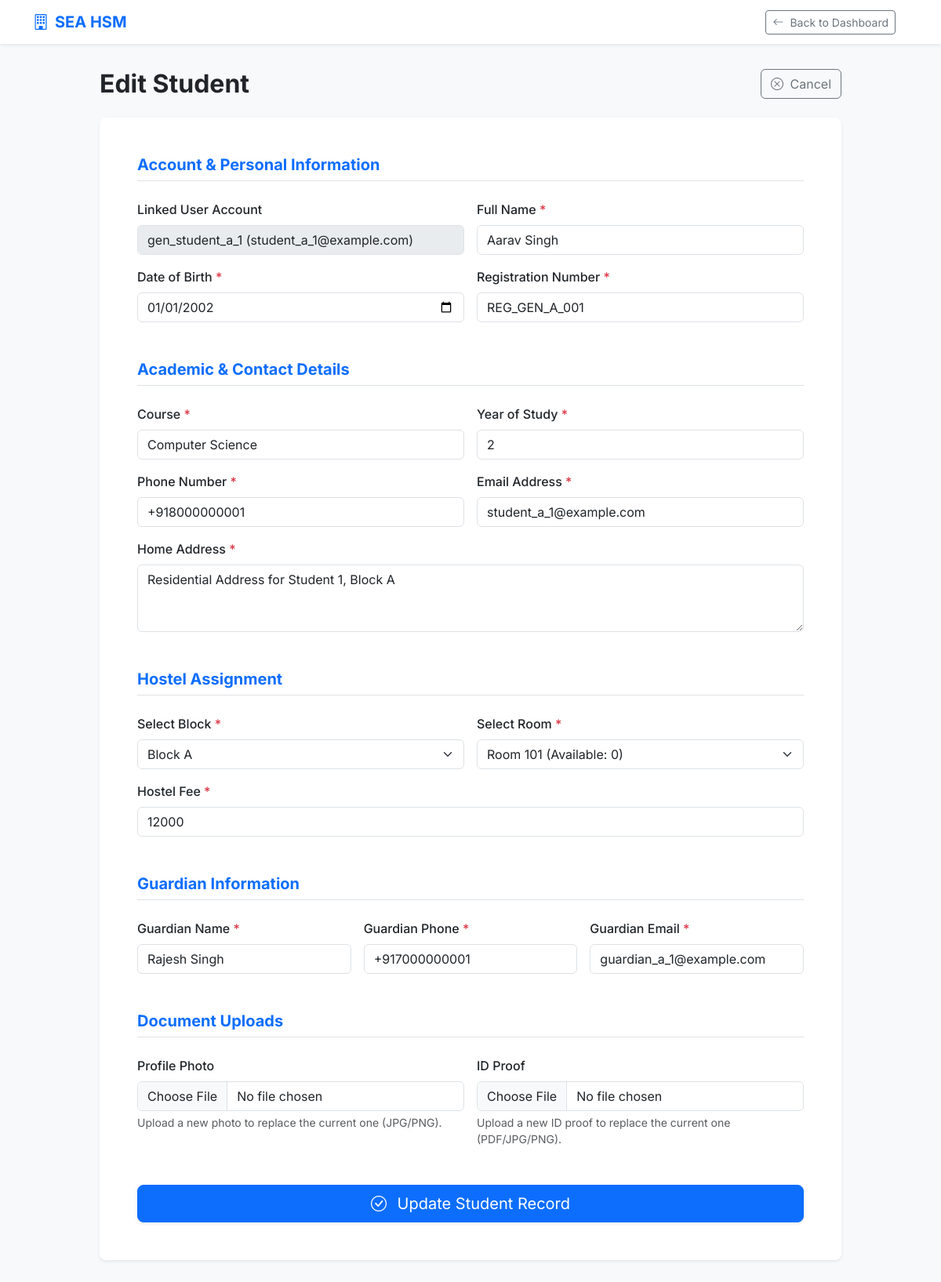
Screenshot of /student/edit_student/159/ (signed in) with the database file from the repository.
### student/models.py (models this page shows, shortened)
class Student(models.Model):
    user = models.OneToOneField(UserList, on_delete=models.CASCADE)
    name = models.CharField(max_length=30)
    reg_number=models.CharField(max_length=25, unique=True)
    dob = models.DateField("Date of Birth")
    course = models.CharField(max_length=20)
    year = models.IntegerField()
    hostel_fee = models.IntegerField()
    phone = models.CharField(max_length=15,default='+91')
    email = models.EmailField()
    home_address = models.TextField()
    guardian_name = models.CharField(max_length=30)
    guardian_phone = models.CharField(max_length=15,default='+91')
    guardian_email = models.EmailField()
    room = models.ForeignKey(Room, on_delete=models.SET_NULL, null=True)
    photo = models.ImageField(upload_to='students_photo/')
    id_proof = models.FileField(upload_to='id_proof/')

### accounts/models.py (models this page shows, shortened)
class UserList(AbstractUser):
    ROLE_CHOICES = (
        ('Admin','Admin'),
        ('Warden','Warden'),
        ('Staff','Staff'),
        ('Student','Student'),
    )
    role = models.CharField(max_length=20, choices=ROLE_CHOICES)
    plain_password = models.CharField(max_length=128, null=True, blank=True)

### student/views.py (the view, shortened to what this page needs)
# urls.py: path('edit_student/<int:id>/',views.edit_student,name='edit_student'),
@role_required("Admin")
def edit_student(request,id):
    student = get_object_or_404(Student, id=id)
    return render(request,'edit_student.html',{'student':student, 'rooms':Room.objects.all()})

### room/models.py (called while the page is built)
    @property
    def available_space(self):
        return self.capacity - self.student_set.count()

### student/templates/edit_student.html (shortened to what this page needs)
{% extends 'base.html' %}
{% block content %}
<div class="row justify-content-center">
    <div class="col-lg-10">
        <div class="d-flex justify-content-between align-items-center mb-4">
            <h2 class="fw-bold text-dark mb-0">Edit Student</h2>
            <a href="{% url 'student_list' %}" class="btn btn-outline-secondary">
                <i class="bi bi-x-circle me-1"></i> Cancel
            </a>
        </div>
        <div class="card border-0 shadow-sm rounded-3">
            <div class="card-body p-4 p-md-5">
                <form action="{% url 'edit_student' student.id %}" method="post" enctype="multipart/form-data">
                    <h5 class="fw-bold mb-4 text-primary border-bottom pb-2">Account & Personal Information</h5>
                    <div class="row g-3 mb-4">
                        <div class="col-md-6">
                            <label for="user" class="form-label fw-medium">Linked User Account</label>
                            <input type="text" class="form-control" value="{{ student.user.username }} ({{ student.user.email }})" disabled>
                        </div>
                        <div class="col-md-6">
                            <label for="name" class="form-label fw-medium">Full Name <span class="text-danger">*</span></label>
                            <input type="text" class="form-control" id="name" name="name" required value="{{ student.name }}">
                        </div>
                        <div class="col-md-6">
                            <label for="dob" class="form-label fw-medium">Date of Birth <span class="text-danger">*</span></label>
                            <input type="date" class="form-control" id="dob" name="dob" required value="{{ student.dob|date:'Y-m-d' }}">
                        </div>
                        <div class="col-md-6">
                            <label for="reg_number" class="form-label fw-medium">Registration Number <span class="text-danger">*</span></label>
                            <input type="text" class="form-control" id="reg_number" name="reg_number" required value="{{ student.reg_number }}">
                        </div>
                    </div>
                    <h5 class="fw-bold mb-4 text-primary border-bottom pb-2 mt-5">Academic & Contact Details</h5>
                    <div class="row g-3 mb-4">
                        <div class="col-md-6">
                            <label for="course" class="form-label fw-medium">Course <span class="text-danger">*</span></label>
                            <input type="text" class="form-control" id="course" name="course" required value="{{ student.course }}">
                        </div>
                        <div class="col-md-6">
                            <label for="year" class="form-label fw-medium">Year of Study <span class="text-danger">*</span></label>
                            <input type="number" class="form-control" id="year" name="year" required value="{{ student.year }}">
                        </div>
                        <div class="col-md-6">
                            <label for="phone" class="form-label fw-medium">Phone Number <span class="text-danger">*</span></label>
                            <input type="text" class="form-control" id="phone" name="phone" required value="{{ student.phone }}">
                        </div>
                        <div class="col-md-6">
                            <label for="email" class="form-label fw-medium">Email Address <span class="text-danger">*</span></label>
                            <input type="email" class="form-control" id="email" name="email" required value="{{ student.email }}">
                        </div>
                        <div class="col-12">
                            <label for="home_address" class="form-label fw-medium">Home Address <span class="text-danger">*</span></label>
                            <textarea class="form-control" id="home_address" name="home_address" rows="3" required>{{ student.home_address }}</textarea>
                        </div>
                    </div>
                    <h5 class="fw-bold mb-4 text-primary border-bottom pb-2 mt-5">Hostel Assignment</h5>
                    <div class="row g-3 mb-4">
                        {% regroup rooms|dictsort:"block" by block as block_list %}
                        <div class="col-md-6">
                            <label for="block" class="form-label fw-medium">Select Block <span class="text-danger">*</span></label>
                            <select class="form-select" id="block" required>
                                {% for block in block_list %}
                                <option value="{{ block.grouper }}" {% if student.room and student.room.block == block.grouper %}selected{% endif %}>Block {{ block.grouper }}</option>
                                {% endfor %}
                            </select>
                        </div>
                        <div class="col-md-6">
                            <label for="room" class="form-label fw-medium">Select Room <span class="text-danger">*</span></label>
                            <select class="form-select" id="room" name="room" required>
                                {% for r in rooms %}
                                <option value="{{ r.id }}" data-block="{{ r.block }}" {% if student.room and student.room.id == r.id %}selected{% endif %} {% if student.room and student.room.block == r.block %}style=""{% else %}style="display:none;"{% endif %}>Room {{ r.room_no }} (Available: {{ r.available_space }})</option>
                                {% endfor %}
                            </select>
                        </div>
                        <div class="col-md-12 mt-3">
                            <label for="hostel_fee" class="form-label fw-medium">Hostel Fee <span class="text-danger">*</span></label>
                            <input type="number" class="form-control" id="hostel_fee" name="hostel_fee" step="500" value="{{ student.hostel_fee }}">
                        </div>
                    </div>
                    <h5 class="fw-bold mb-4 text-primary border-bottom pb-2 mt-5">Guardian Information</h5>
                    <div class="row g-3 mb-4">
                        <div class="col-md-4">
                            <label for="guardian_name" class="form-label fw-medium">Guardian Name <span class="text-danger">*</span></label>
                            <input type="text" class="form-control" id="guardian_name" name="guardian_name" required value="{{ student.guardian_name }}">
                        </div>
                        <div class="col-md-4">
                            <label for="guardian_phone" class="form-label fw-medium">Guardian Phone <span class="text-danger">*</span></label>
                            <input type="text" class="form-control" id="guardian_phone" name="guardian_phone" required value="{{ student.guardian_phone }}">
                        </div>
                        <div class="col-md-4">
                            <label for="guardian_email" class="form-label fw-medium">Guardian Email <span class="text-danger">*</span></label>
                            <input type="email" class="form-control" id="guardian_email" name="guardian_email" required value="{{ student.guardian_email }}">
                        </div>
                    </div>
                    <h5 class="fw-bold mb-4 text-primary border-bottom pb-2 mt-5">Document Uploads</h5>
                    <div class="row g-3 mb-4">
                        <div class="col-md-6">
                            <label for="photo" class="form-label fw-medium">Profile Photo</label>
                            <input class="form-control" type="file" id="photo" name="photo" accept="image/*">
                            <div class="form-text">Upload a new photo to replace the current one (JPG/PNG).</div>
                        </div>
                        <div class="col-md-6">
                            <label for="id_proof" class="form-label fw-medium">ID Proof</label>
                            <input class="form-control" type="file" id="id_proof" name="id_proof" accept=".pdf,image/*">
                            <div class="form-text">Upload a new ID proof to replace the current one (PDF/JPG/PNG).</div>
                        </div>
                    </div>
                    <div class="d-grid mt-5">
                        <button type="submit" class="btn btn-primary btn-lg shadow-sm">
                            <i class="bi bi-check-circle me-2"></i> Update Student Record
                        </button>
                    </div>
                </form>
            </div>
        </div>
    </div>
</div>
{% endblock %}

### accounts/templates/base.html (style rules this page uses)
body { font-family: 'Inter', sans-serif; background-color: #f8f9fa; }

### rows the page displays
Student: user.username "gen_student_a_1 (student_a_1@example.com)", name "Aarav Singh", dob "01/01/2002", reg_number "REG_GEN_A_001", course "Computer Science", year "2", phone "+918000000001", email "student_a_1@example.com", home_address "Residential Address for Student 1, Block A", room "Block A", room "Room 101 (Available: 0)", hostel_fee "12000", guardian_name "Rajesh Singh", guardian_phone "+917000000001", guardian_email "guardian_a_1@example.com"
